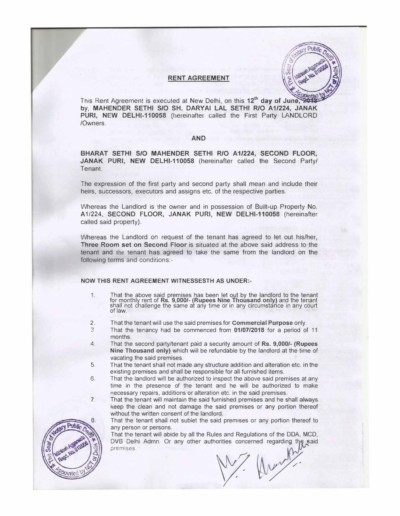
#> input picture assets/test.jpg, 400 x 516 px
$ python -i image_processing.py   (imports and definitions only)
#> lines starting #> are read from the running program, lines starting #| are printed output that depends on the picture; after the words box and inside, x2 and y2 are one past the last pixel; in counts of white or black regions, pixels touching at a corner belong together
#> further down, picture is the input picture: shape (516, 400, 3); mean B, G, R 237.5, 231.7, 232.8
import cv2
import numpy as np
import logging

# [1 line not run here, left out]
logger = logging.getLogger(__name__)

def ensure_gray(image):
    """
    Ensures the input image is in grayscale format.
    If the image is already grayscale, it's returned as-is.
    If it's in color, it's converted to grayscale.
    """
    if len(image.shape) == 2:
        return image
    return cv2.cvtColor(image, cv2.COLOR_BGR2GRAY)

def deskew_hough(image):
    """
    Applies Hough Line Transform to detect and correct skew in the image.
    """
    gray = ensure_gray(image)
    edges = cv2.Canny(gray, 50, 150, apertureSize=3)
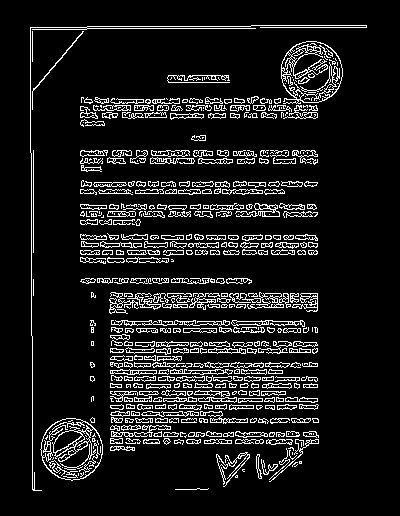
#> edges: shape (516, 400); 10.3% white in thin lines or dots, all inside (x1, y1, x2, y2) = (30, 25, 367, 491)
    lines = cv2.HoughLines(edges, 1, np.pi/180, 100)
#> lines = 834 rows, first 8: [30, 1.55], [32, 0], [422, 1.57], [243, 1.57], [182, 1.57], [193, 1.57], [401, 1.57], [235, 1.57]
    if lines is not None:
        angle = 0
        for rho, theta in lines[0]:
            if theta < np.pi/4 or theta > 3*np.pi/4:
                angle = theta
                break
#> this loop made 1 pass
        if angle != 0:
            (h, w) = image.shape[:2]
            center = (w // 2, h // 2)
            M = cv2.getRotationMatrix2D(center, angle * 180 / np.pi - 90, 1.0)
            rotated = cv2.warpAffine(image, M, (w, h), flags=cv2.INTER_CUBIC, borderMode=cv2.BORDER_REPLICATE)
            return rotated
    return image

def preprocess_image(image, options=None):
    if options is None:
        options = {}

    gray = ensure_gray(image)
    logger.info(f"Preprocessing options: {options}")

    if options.get('apply_threshold', False):
        _, gray = cv2.threshold(gray, 0, 255, cv2.THRESH_BINARY + cv2.THRESH_OTSU)
        logger.info("Applied thresholding")

    if options.get('apply_deskew', False):
        gray = deskew_hough(gray)
        logger.info("Applied deskewing")

    if options.get('apply_denoise', False):
        gray = cv2.fastNlMeansDenoising(gray, None, 10, 7, 21)
        logger.info("Applied denoising")

    if options.get('apply_contrast', False):
        gray = cv2.equalizeHist(gray)
        logger.info("Applied contrast enhancement")

    return gray

>>> import cv2
>>> picture = cv2.imread('../assets/test.jpg')
>>> result = deskew_hough(picture)

$ run again, on assets/President_Biden_restores_tradition_by_sending_congratulations_to_new_National_Press_Club_President.jpg
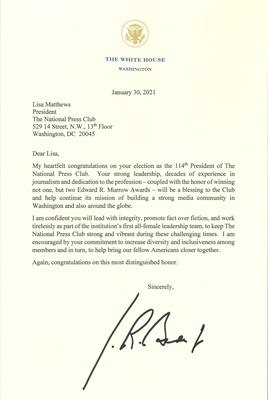
#> input picture assets/President_Biden_restores_tradition_by_sending_congratulations_to_new_National_Press_Club_President.jpg, 268 x 400 px
#> picture is the input picture: shape (400, 268, 3); mean B, G, R 232.3, 246.7, 246.3
#> in deskew_hough, `edges = cv2.Canny(gray, 50, 150, apertureSize=3)`:
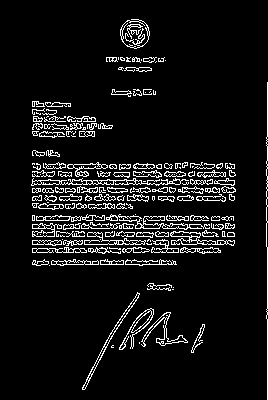
#> edges: shape (400, 268); 7.7% white in thin lines or dots, all inside (x1, y1, x2, y2) = (31, 19, 268, 400)
#> lines = 23 rows, first 8: [267, 0], [228, 1.57], [180, 1.57], [244, 1.57], [236, 1.57], [220, 1.57], [240, 1.57], [248, 1.57]
#> the loop in deskew_hough, `for rho, theta in lines[0]:` made 1 pass
#> (rho, theta, angle) on pass 1: (267, 0, 0)

$ run again, on assets/text & signatures.jpg
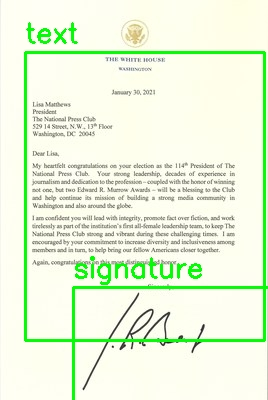
#> input picture assets/text & signatures.jpg, 268 x 400 px
#> picture is the input picture: shape (400, 268, 3); mean B, G, R 220.4, 245.8, 233.7
#> in ensure_gray, `return cv2.cvtColor(image, cv2.COLOR_BGR2GRAY)`:
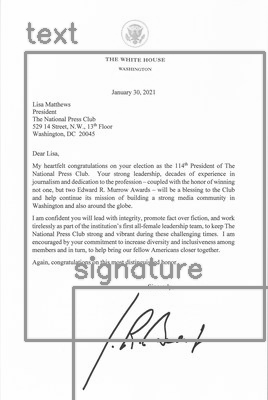
#> returned value: shape (400, 268); min 31, max 255, mean 239.4
#> in deskew_hough, `edges = cv2.Canny(gray, 50, 150, apertureSize=3)`:
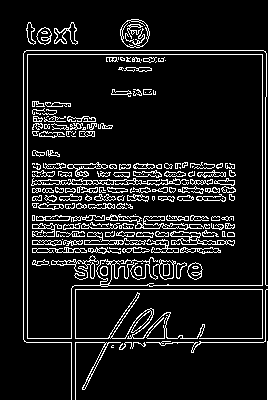
#> edges: shape (400, 268); 10.5% white in thin lines or dots, all inside (x1, y1, x2, y2) = (23, 19, 268, 400)
#> lines = 44 rows, first 8: [27, 0], [23, 0], [262, 0], [265, 0], [50, 1.57], [54, 1.57], [338, 1.57], [342, 1.57]
#> the loop in deskew_hough, `for rho, theta in lines[0]:` made 1 pass
#> (rho, theta, angle) on pass 1: (27, 0, 0)
